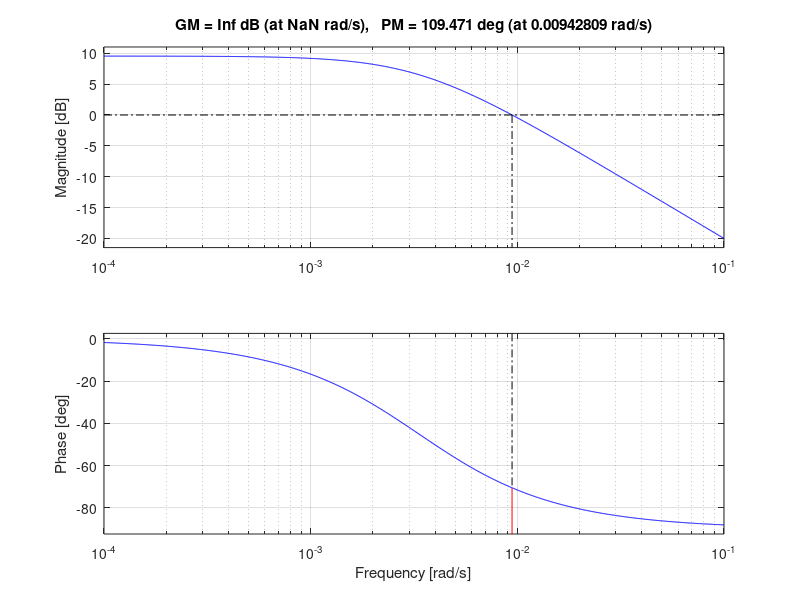
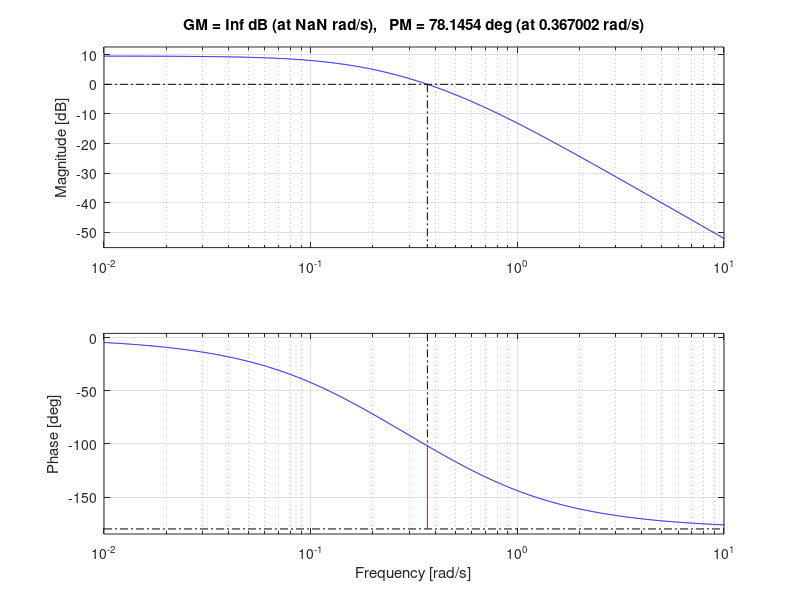
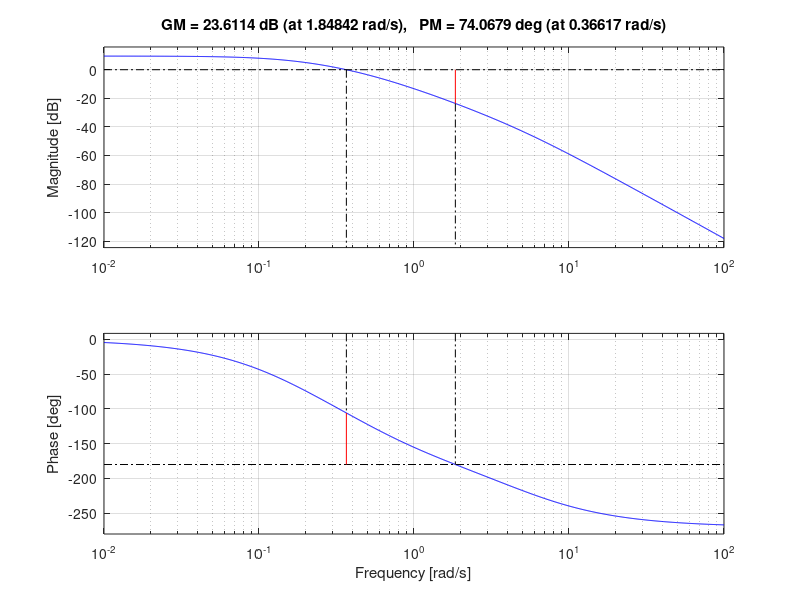
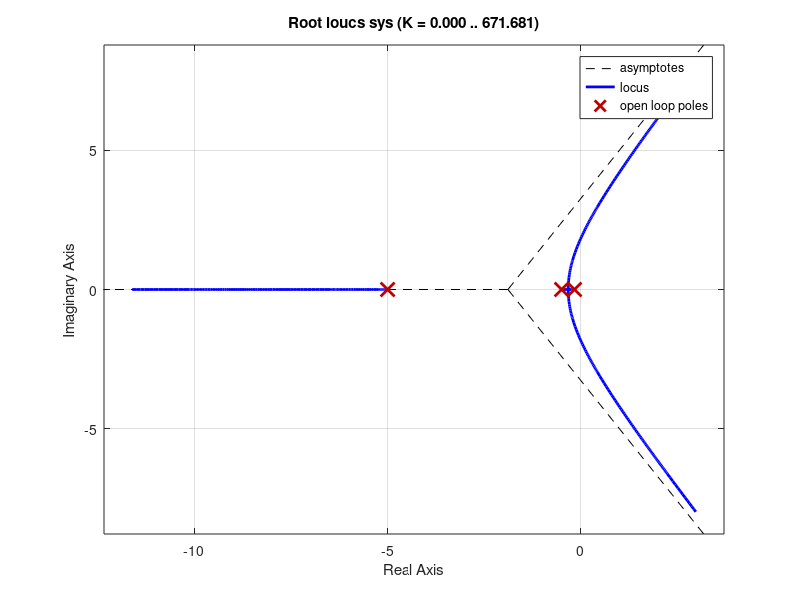

Write the MATLAB code that produced these figures, in order. (Note: this script raises an error after producing the figures.)
%% Gain and phase margin first-order transfer function system

% Initialization system
Kp = 10^-5*1000*10*15*2;
tau = 20*15;
sys= tf(Kp,[tau 1])

% Bode plot with gain and phase margin
figure()
margin(sys)


%% Gain and phase margin second-order zpk-system

% Initialization system
K2 = 3;
tau1 = 2;
tau2 = 6;
sys = zpk([],[-1/tau1 -1/tau2],K2/tau1/tau2)

% Bode plot with gain and phase margin
figure()
margin(sys)


%% Gain and phase margin third-order tf-system

% Initialization system
K2 = 3;
tau1 = 2;
tau2 = 6;
taum = 0.2;
Km = 1;
sys = zpk([],[-1/tau1 -1/tau2 -1/taum],K2*Km/tau1/tau2/taum)

% Bode plot with gain and phase margin
figure()
margin(sys)

% Root analysis
figure()
rlocus(sys)
[K poles]= rlocfind(sys)
